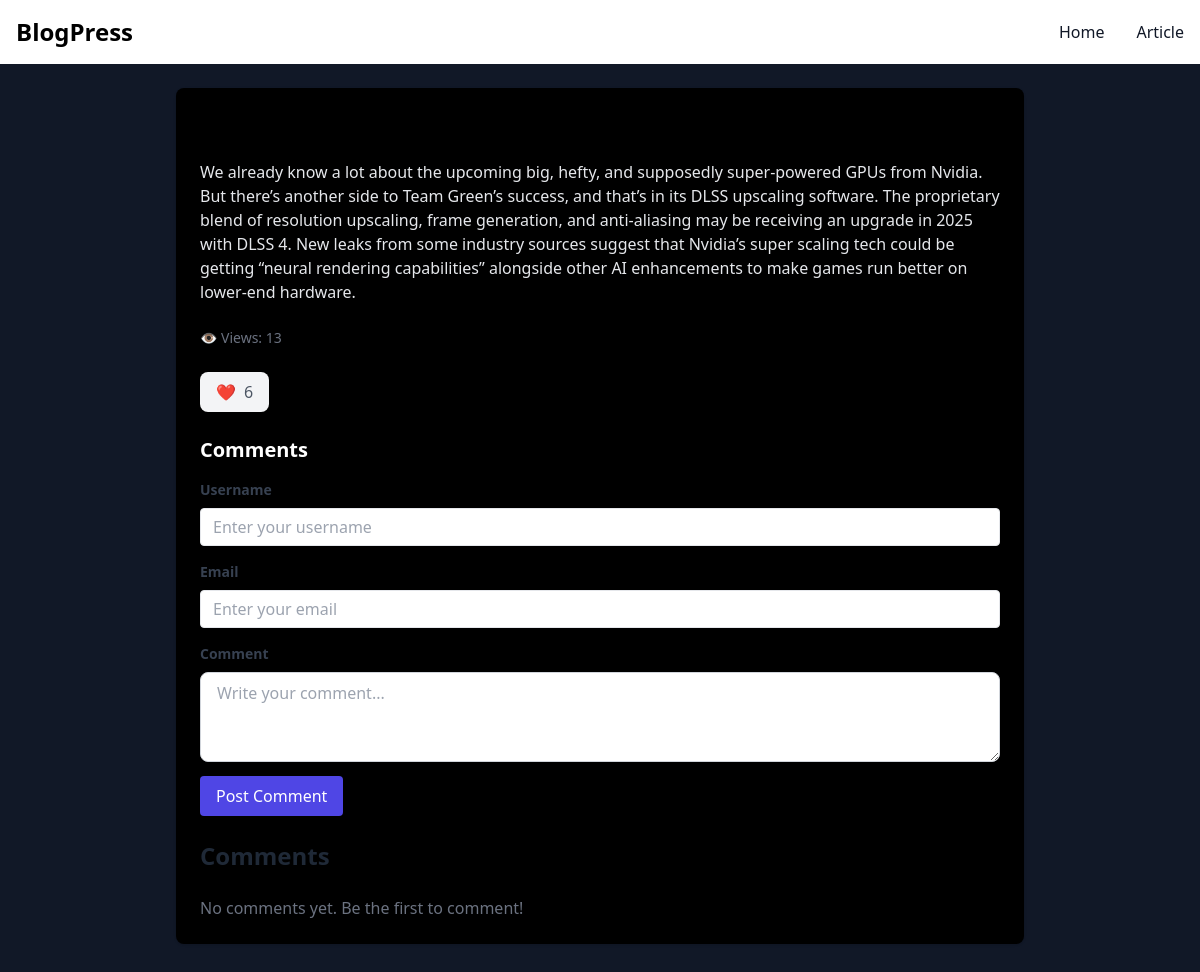
/blogs.php?BlogId=3, run on the app's committed database.
### tables this page shows
CREATE TABLE `articles` (
  `id` int(11) NOT NULL,
  `title` varchar(255) NOT NULL,
  `content` text NOT NULL,
  `author_id` int(11) DEFAULT NULL,
  `views` int(11) DEFAULT 0,
  `likes` int(11) DEFAULT 0,
  `tags` varchar(255) DEFAULT NULL,
  `created_at` datetime DEFAULT current_timestamp(),
  `categorie` varchar(150) DEFAULT NULL
);

### blogs.php (the view, shortened to what this page needs)
<?php
require_once 'connection.php';
$ArticleId = $_GET['BlogId'];
try {
    $query = "SELECT * FROM articles WHERE id = ? LIMIT 1";
    $st = $pdo->prepare($query);
    $st->execute([$ArticleId]);
    $bloginfo = $st->fetchAll(PDO::FETCH_ASSOC);
} catch (PDOException $e) {
    echo "Error fetching data from article: " . $e->getMessage();
}
?>
<!DOCTYPE html>
<html lang="en">
<head>
    <link href="https://cdnjs.cloudflare.com/ajax/libs/font-awesome/6.0.0-beta3/css/all.min.css" rel="stylesheet">
    <script src="https://cdn.tailwindcss.com"></script>
</head>
<body class="bg-gray-900 font-sans">
    <!DOCTYPE html>
    <html lang="en">
    <head>
        <script src="https://cdn.tailwindcss.com"></script>
    </head>
    <body class="bg-gray-900 font-sans">
        <header>
            <nav class="bg-white border-gray-200 dark:bg-gray-900">
                <div class="max-w-screen-xl flex flex-wrap items-center justify-between mx-auto p-4"> <a
                        href="index.php" class="flex items-center space-x-3 rtl:space-x-reverse"> <span
                            class="self-center text-2xl font-semibold whitespace-nowrap dark:text-white">BlogPress</span>
                    </a>
                    <div class="hidden w-full md:block md:w-auto" id="navbar-default">
                        <ul
                            class="font-medium flex flex-col p-4 md:p-0 mt-4 border border-gray-100 rounded-lg bg-gray-50 md:flex-row md:items-center md:space-x-8 rtl:space-x-reverse md:mt-0 md:border-0 md:bg-white dark:bg-gray-800 md:dark:bg-gray-900 dark:border-gray-700">
                            <li>
                                <a href="index.php"
                                    class="block py-2 px-3 text-gray-900 rounded hover:bg-gray-100 md:hover:bg-transparent md:border-0 md:hover:text-blue-700 md:p-0 dark:text-white md:dark:hover:text-blue-500 dark:hover:bg-gray-700 dark:hover:text-white md:dark:hover:bg-transparent"
                                    aria-current="page">
                                    Home
                                </a>
                            </li>
                            <li>
                                <a href="interfaceBlogs.php"
                                    class="block py-2 px-3 text-gray-900 rounded hover:bg-gray-100 md:hover:bg-transparent md:border-0 md:hover:text-blue-700 md:p-0 dark:text-white md:dark:hover:text-blue-500 dark:hover:bg-gray-700 dark:hover:text-white md:dark:hover:bg-transparent">
                                    Article
                                </a>
                            </li>
                        </ul>
                    </div>
                </div>
            </nav>
        </header>
        <div class="max-w-4xl mx-auto p-6">
            <?php foreach($bloginfo as $blog): ?>
            <article class="bg-black rounded-lg shadow p-6 mb-8">
                <h2 class="text-2xl font-semibold mb-4"><?php echo $blog['title'];?></h2>
                <p class="text-gray-200 mb-6">
                    <?php echo $blog['content'] ; ?>
                </p>
                <div class="flex items-center text-sm text-gray-500 mb-6">
                    <div id="view-counter" class="flex items-center mr-4">
                        👁️ <span class="ml-1">Views: <span id="views"><?php echo $blog['views'];?></span></span>
                    </div>
                </div>
                <div class="flex items-center mb-6">
                    <form action="" method="post">
                        <button type="submit" id="like-btn" name="like"
                            class="flex items-center gap-2 bg-gray-100 text-gray-600 px-4 py-2 rounded-lg shadow hover:bg-indigo-100 hover:text-indigo-600 transition">
                            ❤️ <span id="like-count"><?php echo $blog['likes'];?></span>
                        </button>
                    </form>
                </div>
                <section>
                    <h3 class="text-xl text-white font-semibold mb-4">Comments</h3>
                    <form action="" method="post">
                        <div class="mb-6">
                            <div class="mb-4"> <label for="username"
                                    class="block text-gray-700 text-sm font-bold mb-2">Username</label>
                                <input type="text" id="username"
                                    class="shadow appearance-none border rounded w-full py-2 px-3 text-gray-700 leading-tight focus:outline-none focus:shadow-outline"
                                    placeholder="Enter your username" name="username">
                            </div>
                            <div class="mb-4"> <label for="email"
                                    class="block text-gray-700 text-sm font-bold mb-2">Email</label> <input type="text"
                                    id="email"
                                    class="shadow appearance-none border rounded w-full py-2 px-3 text-gray-700 leading-tight focus:outline-none focus:shadow-outline"
                                    placeholder="Enter your email" name="email">
                            </div>
                            <label for="email" class="block text-gray-700 text-sm font-bold mb-2">Comment</label>
                            <textarea id="comment-input" rows="3" placeholder="Write your comment..."
                                class="w-full px-4 py-2 border border-gray-300 rounded-lg focus:ring-2 focus:ring-indigo-400 outline-none"
                                name="content"></textarea>
                            <button type="submit" id="submit-comment" name="comment_btn"
                                class="mt-2 px-4 py-2 bg-indigo-600 text-white rounded hover:bg-indigo-700">
                                Post Comment
                            </button>
                        </div>
                    </form>
                    <div id="comment-list" class="space-y-4">
                        <h2 class="text-2xl font-bold mb-6 text-gray-800">Comments</h2>
                        <div id="comment-list" class="space-y-4">
                            <p class="text-gray-500">No comments yet. Be the first to comment!</p>
                        </div>
                    </div>
                </section>
            </article>
            <?php endforeach ;?>
        </div>
    </body>
    </html>

### data on the page
articles: content "We already know a lot about the upcoming big, hefty, and supposedly super-powered GPUs from Nvidia. But there’s another side to Team Green’s success, and that’s in its DLSS upscaling software. The proprietary blend of resolution upscaling, frame generation, and anti-aliasing may be receiving an upgrade in 2025 with DLSS 4. New leaks from some industry sources suggest that Nvidia’s super scaling tech could be getting “neural rendering capabilities” alongside other AI enhancements to make games run better on lower-end hardware.", views "13", likes "6"
